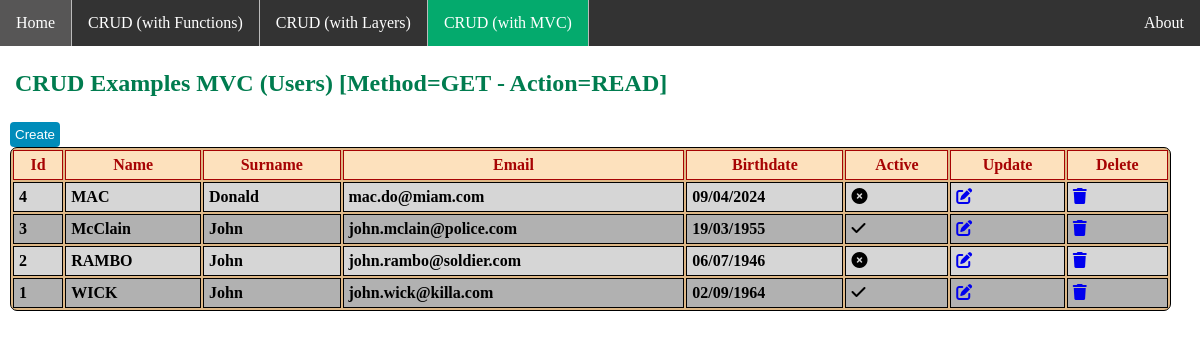
/index.php?page=user, run on the app's committed database.
### tables this page shows
CREATE TABLE `user` (
  `id` int(11) NOT NULL,
  `name` varchar(255) NOT NULL,
  `surname` varchar(255) NOT NULL,
  `birthdate` datetime DEFAULT NULL,
  `email` varchar(500) DEFAULT NULL,
  `active` tinyint(1) NOT NULL DEFAULT 0,
  CONSTRAINT CHK_useractive CHECK (active=0 or active=1)
);

### inc/fn/pageinfo.php (called while the page is built, shortened)
<?php
function pageInfo_Basename(){
	return basename($_SERVER['PHP_SELF']);
}

### inc/fn/functions.php (called while the page is built, shortened)
<?php
require_once "pageinfo.php";
function test_input($data)
{
	$data = trim($data);
	$data = stripslashes($data);
	$data = htmlspecialchars($data);
	return $data;
}
function date_Db2Html_fr($dateStr, $defaultWithTime=true){
	try {
		if($defaultWithTime)
			return date('d/m/Y H:i:s', strtotime($dateStr));
		else
			return date('d/m/Y', strtotime($dateStr));
	} catch (\Throwable $th) {
		return null;
	}
}

### inc/class/classautoload.php (called while the page is built, shortened)
<?php
spl_autoload_register(function ($class_name) {
	$file = __DIR__."/../../layers/classes/". $class_name . "cls.php";
	if ( file_exists($file) ) {
		return true;
	}
	$file = __DIR__."/../../layers/dal/". $class_name . ".php";
	if ( file_exists($file) ) {
		return true;
	}
	$file = __DIR__."/../../layers/bll/". $class_name . ".php";
	if ( file_exists($file) ) {
		return true;
	}
	return false;
});

### src/user/model.php (called while the page is built, shortened)
<?php
require_once __DIR__."/../../inc/class/classautoload.php";
$userBll = new UserBll();
$action = $userBll->setAction($action);
$userId = -1; $userActive=0;
$userName = $userSurname = $userEmail = $userBirthdate = "";
$datas = [
	'currUrl' => $currUrl,
	'page' => $page,
	'method' => $method,
	'action' => $action,
	'msg' => $msg,
	'oldaction' => $oldaction
];
if ($method == 'POST'){
	if (isset($_POST["id"])) {
		$userId = test_input($_POST["id"]);
	}
	if (isset($_POST["name"])) {
		$userName = test_input($_POST["name"]);
	}
	if (isset($_POST["surname"])) {
		$userSurname = test_input($_POST["surname"]);
	}
	if (isset($_POST["email"])) {
		$userEmail = test_input($_POST["email"]);
	}
	if (isset($_POST["bd"])) {
		$userBirthdate = test_input($_POST["bd"]);
	}
	if (isset($_POST["act"])) {
		$userActive = test_input($_POST["act"]);
	}
	switch ($action) {
		case UserBll::CREATE :
		case UserBll::UPDATE :
			if($action=="UPDATE"){
				$result = $userBll->updateUser($userId, $userName,$userSurname,$userActive,
					empty($userBirthdate)?null:date_Js2Db($userBirthdate, false),empty($userEmail)?null:$userEmail);
				if($result)
					$msg="OK - Updated Id : " . $userId;
			}
			else{
				$result = $userBll->createUser($userId, $userName,$userSurname,$userActive,
					empty($userBirthdate)?null:date_Js2Db($userBirthdate, false),empty($userEmail)?null:$userEmail);
				if($result)
					$msg="OK - Last Insert Id : " . $userBll->getLastInsertId();
			}
			if(!$result){
				$msg = db_lastErr_Message();
			}
			break;
		case UserBll::DELETE :
			$datas["userId"] = $userId;
			$result = $userBll->deleteUser($userId);
			if($result){
				$msg="OK - $userId Deleted";
			}else{
				$msg = db_lastErr_Message();
			}
			break;
	}
	$bRedirectionPOST=true;
}
else{
	switch ($action) {
		default:
			$users = $userBll->getUsersList();
			$datas["users"] = $users;
			break;
	}
}

### layers/bll/userbll.php (called while the page is built, shortened)
<?php
require_once __DIR__."/../../inc/class/classautoload.php";
class UserBll
{
	private string $actionCRUD=self::READ;
	private UserDal $userDal;
	public function setAction(string $actionCRUD):string {
		switch (strtoupper($actionCRUD)) {
			default:
				$this->actionCRUD=self::READ;
				break;
		}
		return $this->actionCRUD;
	}
	private function init() :void{
		if(!isset($this->userDal))
			$this->userDal = new UserDal();
	}
	public function getUsersList() :?array {
		return $this->userDal->getUsersList();
	}
}

### layers/dal/userdal.php (called while the page is built, shortened)
<?php
require_once __DIR__."/../../inc/class/classautoload.php";
require_once __DIR__."/../../inc/db/db_pdo.php";
class UserDal{
	private $aUsers = array();
	public function getUsersList() :?array{
		$ret=null;
		$query="SELECT `id`, `name`, `surname`, `birthdate`, `email`, `active` FROM `user`
			order by name, surname, birthdate";
		$rows = db_select($query);
		if($rows==null){
			$msgError=db_lastErr_Message();
			if(!empty($msgError)){
				trigger_error(
					$msgError,
					E_USER_ERROR);
			}
		}else{
			foreach ($rows as $row) {
				$user = new User($row["name"], $row["surname"], $row["active"], $row["birthdate"], $row["email"], $row["id"]);
				$this->aUsers[$row['id']] = $user;
			}
			$ret = $this->aUsers;
		}
		return $ret;
	}
}

### inc/db/db_pdo.php (called while the page is built, shortened)
<?php
require_once __DIR__."/../../config/constDb.php";
$dbconn = null;
function db_connection()
{
  global $dbconn, $dbservername, $dbname, $dbusername, $dbpassword, $dblastErr;
  $dsn = "mysql:host=$dbservername;dbname=$dbname;charset=utf8";
  $options = array(
    PDO::ATTR_PERSISTENT => true,
    PDO::ATTR_ERRMODE => PDO::ERRMODE_EXCEPTION,
  );
  try {
    $dbconn = new PDO($dsn, $dbusername, $dbpassword, $options);
  } catch (PDOException $e) {
    $dblastErr = $e;
    return null;
  }
  return $dbconn;
}
function db_close()
{
  return $dbconn = null;
}
function db_select($sqlQuery, $paramArray = null)
{
  $stmt = db_query($sqlQuery, $paramArray);
  try {
    $result = $stmt->execute();
  } catch (PDOException $e) {
    $dblastErr = $e;
    $dblastErrInfo = $stmt->errorInfo();;
    return db_close();
  }
  if ($result) {
    return $stmt->fetchAll(PDO::FETCH_ASSOC);
  }
  return null;
}
function db_query($sqlQuery, $paramArray = null)
{
  global $dbconn;
  $stmt = $dbconn->prepare($sqlQuery);
  return $stmt;
}

### layers/classes/usercls.php (called while the page is built, shortened)
<?php
class User
{
   private ?int $userid;
   private string $username;
   private string $usersurname;
   private ?string $useremail;
   private ?DateTime $userbirthdate;
   private int $userstatus;
   public function __construct(string $userName, string $userSurname, int $userStatus = self::STATUS_INACTIVE,
         ?string $userBirthdate=null, ?string $userEmail=null, ?int $userId=null){
      $this->userid = $userId;
      $this->username = $userName;
      $this->usersurname = $userSurname;
      $this->useremail = $userEmail;
   }
   public function setStatus(int $userStatus = self::STATUS_INACTIVE): void {
      $this->userstatus = $userStatus;
   }
   public function getStatus(): int {
      return $this->userstatus;
   }
   public function getId(): ?int {
      return $this->userid;
   }
   public function getName(): string {
      return $this->username;
   }
   public function getSurname(): string {
      return $this->usersurname;
   }
   public function getEmail(): ?string {
      return $this->useremail;
   }
   public function getBirthdate(): ?DateTime {
      return $this->userbirthdate;
   }
   public function setBirthdate(?string $value): void {
      $bd=null;
      try {
         $bd = new DateTime($value);
      } catch (\Throwable $th) {
         $bd=null;
      }
      $this->userbirthdate=$bd;
   }
   public function getBirthdate2Str(string $format="Y-m-d H:i:s"): ?string {
      return date_format($this->getBirthdate(), $format);
   }
}

### templates/user/list.php (the view, shortened to what this page needs)
<?php
$pageTitle = "CRUD Examples MVC (Users)";
?>
	<h2 class="secondtitle"><?=$pageTitle. " [Method=" . $datas['method'] . " - Action=" . $datas['action'] . "]"?></h2>
	<a href="<?=$currUrl?>?page=<?=$page?>&action=create"><button id="create">Create</button></a>
		<table>
			<tr>
				<th>Id</a></th>
				<th>Name</a></th>
				<th>Surname</a></th>
				<th>Email</a></th>
				<th>Birthdate</th>
				<th>Active</th>
				<th>Update</th>
				<th>Delete</th>
			</tr>
			<?php
			if(!empty($datas['users'])){
				foreach ($datas['users'] as $user) {
					echo ("<tr>");
					echo ("<td>" . $user->getId() . "</td>");
					echo ("<td>" . $user->getName() . "</td>");
					echo ("<td>" . $user->getSurname() . "</td>");
					echo ("<td>" . $user->getEmail() . "</td>");
					echo ("<td>" . date_Db2Html_fr($user->getBirthdate2Str(), false) . "</td>");
					echo ("<td>" . ($user->getStatus()==0?"<i class='fa-solid fa-circle-xmark'></i>":"<i class='fa-solid fa-check'></i>") . "</td>");
					$currUrl = $datas['currUrl'];
					$page=  $datas['page'];
					echo ("<td><a href='$currUrl?page=$page&action=update&id=".$user->getId()."'><i class='fa-solid fa-pen-to-square'></i></a></td>");
					echo ("<td><a href='$currUrl?page=$page&action=delete&id=".$user->getId()."'><i class='fa-solid fa-trash'></i></a></td>");
					echo ("</tr>");
				}
			}
			else{
				echo ("<tr><td colspan='8'>No Data Found</td></tr>");
			}
			echo "</table>";
?>

### css/main.css (style rules this page uses)
body { margin: 0; padding: 0; padding-top: 45px; }
.secondtitle { padding: 5px; color: #007c4f; }

### css/style.css (style rules this page uses)
body { width:98%; }
table { width: 100%; border-radius: 7px; border: 1px solid; background-color: burlywood; font-weight: bolder; }
table th { padding: 5px; border: 1px solid; background-color: rgb(253, 225, 189); color: rgb(167, 3, 3); }
table td { padding: 5px; border: 1px solid; color: black; }
table tr:nth-child(even) { background-color: rgb(214, 214, 214); }
table tr:nth-child(odd) { background-color: rgb(177, 177, 177); }
button { transition-duration: 0.4s; border-radius: 4px; background-color: #008CBA; padding:5px; border: 0; margin-right: 2px; color: white; }

### data on the page
user: id "4", name "MAC", surname "Donald", email "mac.do@miam.com", Birthdate2Str "09/04/2024", active 0 (drawn)
user: id "3", name "McClain", surname "John", email "john.mclain@police.com", birthdate "19/03/1955", active 1 (drawn)
user: id "2", name "RAMBO", surname "John", email "john.rambo@soldier.com", birthdate "06/07/1946", active 0 (drawn)
user: id "1", name "WICK", surname "John", email "john.wick@killa.com", birthdate "02/09/1964", active 1 (drawn)

### other printed values
$pageTitle "CRUD Examples MVC (Users)"
$datas['method'] "GET"
$datas['action'] "READ"
